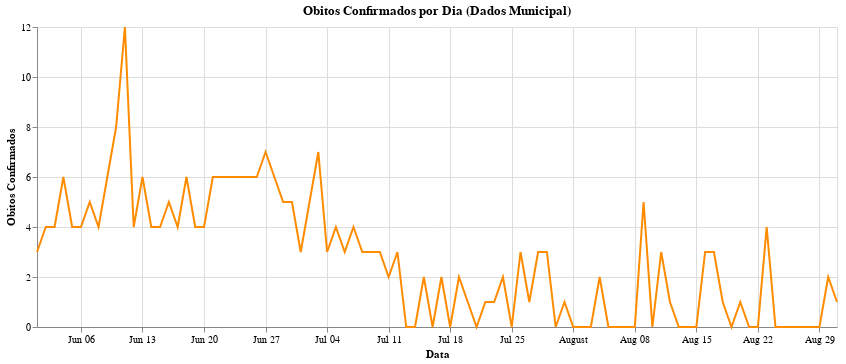

This figure's notebook cell:
### Code cell
graph_dm_obitosPorDia = alt.Chart(dm_obitosPorDia).mark_line().encode(
    alt.X('data:T', title='Data'),
    alt.Y('obitos_confirmados:Q', title='Obitos Confirmados'),
    color=alt.value('darkorange')
).properties(
    width=800,
    title='Obitos Confirmados por Dia (Dados Municipal)'
)

graph_dm_obitosPorDia

### Figure 1 — Vega-Lite specification as saved in the notebook (floating-point values rounded to 4 significant figures)
{"config": {"view": {"continuousWidth": 400, "continuousHeight": 300}}, "data": {"name": "data-86e69fd79068368654854438faa44432"}, "mark": "line", "encoding": {"color": {"value": "darkorange"}, "x": {"type": "temporal", "field": "data", "title": "Data"}, "y": {"type": "quantitative", "field": "obitos_confirmados", "title": "Obitos Confirmados"}}, "title": "Obitos Confirmados por Dia (Dados Municipal)", "width": 800, "$schema": "https://vega.github.io/schema/vega-lite/v4.8.1.json", "datasets": {"data-86e69fd79068368654854438faa44432": [{"data": "2021-06-01", "obitos_confirmados": 3, "media_movel": null}, {"data": "2021-06-02", "obitos_confirmados": 4, "media_movel": null}, {"data": "2021-06-03", "obitos_confirmados": 4, "media_movel": null}, {"data": "2021-06-04", "obitos_confirmados": 6, "media_movel": null}, {"data": "2021-06-05", "obitos_confirmados": 4, "media_movel": null}, {"data": "2021-06-06", "obitos_confirmados": 4, "media_movel": null}, {"data": "2021-06-07", "obitos_confirmados": 5, "media_movel": 4.286}, {"data": "2021-06-08", "obitos_confirmados": 4, "media_movel": 4.429}, {"data": "2021-06-09", "obitos_confirmados": 6, "media_movel": 4.714}, {"data": "2021-06-10", "obitos_confirmados": 8, "media_movel": 5.286}, {"data": "2021-06-11", "obitos_confirmados": 12, "media_movel": 6.143}, {"data": "2021-06-12", "obitos_confirmados": 4, "media_movel": 6.143}, {"data": "2021-06-13", "obitos_confirmados": 6, "media_movel": 6.429}, {"data": "2021-06-14", "obitos_confirmados": 4, "media_movel": 6.286}, {"data": "2021-06-15", "obitos_confirmados": 4, "media_movel": 6.286}, {"data": "2021-06-16", "obitos_confirmados": 5, "media_movel": 6.143}, {"data": "2021-06-17", "obitos_confirmados": 4, "media_movel": 5.571}, {"data": "2021-06-18", "obitos_confirmados": 6, "media_movel": 4.714}, {"data": "2021-06-19", "obitos_confirmados": 4, "media_movel": 4.714}, {"data": "2021-06-20", "obitos_confirmados": 4, "media_movel": 4.429}, {"data": "2021-06-21", "obitos_confirmados": 6, "media_movel": 4.714}, {"data": "2021-06-22", "obitos_confirmados": 6, "media_movel": 5.0}, {"data": "2021-06-23", "obitos_confirmados": 6, "media_movel": 5.143}, {"data": "2021-06-24", "obitos_confirmados": 6, "media_movel": 5.429}, {"data": "2021-06-25", "obitos_confirmados": 6, "media_movel": 5.429}, {"data": "2021-06-26", "obitos_confirmados": 6, "media_movel": 5.714}, {"data": "2021-06-27", "obitos_confirmados": 7, "media_movel": 6.143}, {"data": "2021-06-28", "obitos_confirmados": 6, "media_movel": 6.143}, {"data": "2021-06-29", "obitos_confirmados": 5, "media_movel": 6.0}, {"data": "2021-06-30", "obitos_confirmados": 5, "media_movel": 5.857}, {"data": "2021-07-01", "obitos_confirmados": 3, "media_movel": 5.429}, {"data": "2021-07-03", "obitos_confirmados": 7, "media_movel": 5.571}, {"data": "2021-07-04", "obitos_confirmados": 3, "media_movel": 5.143}, {"data": "2021-07-05", "obitos_confirmados": 4, "media_movel": 4.714}, {"data": "2021-07-06", "obitos_confirmados": 3, "media_movel": 4.286}, {"data": "2021-07-07", "obitos_confirmados": 4, "media_movel": 4.143}, {"data": "2021-07-08", "obitos_confirmados": 3, "media_movel": 3.857}, {"data": "2021-07-09", "obitos_confirmados": 3, "media_movel": 3.857}, {"data": "2021-07-10", "obitos_confirmados": 3, "media_movel": 3.286}, {"data": "2021-07-11", "obitos_confirmados": 2, "media_movel": 3.143}, {"data": "2021-07-12", "obitos_confirmados": 3, "media_movel": 3.0}, {"data": "2021-07-13", "obitos_confirmados": 0, "media_movel": 2.571}, {"data": "2021-07-14", "obitos_confirmados": 0, "media_movel": 2.0}, {"data": "2021-07-15", "obitos_confirmados": 2, "media_movel": 1.857}, {"data": "2021-07-16", "obitos_confirmados": 0, "media_movel": 1.429}, {"data": "2021-07-17", "obitos_confirmados": 2, "media_movel": 1.286}, {"data": "2021-07-18", "obitos_confirmados": 0, "media_movel": 1.0}, {"data": "2021-07-19", "obitos_confirmados": 2, "media_movel": 0.8571}, {"data": "2021-07-20", "obitos_confirmados": 1, "media_movel": 1.0}, {"data": "2021-07-21", "obitos_confirmados": 0, "media_movel": 1.0}, {"data": "2021-07-22", "obitos_confirmados": 1, "media_movel": 0.8571}, {"data": "2021-07-23", "obitos_confirmados": 1, "media_movel": 1.0}, {"data": "2021-07-24", "obitos_confirmados": 2, "media_movel": 1.0}, {"data": "2021-07-25", "obitos_confirmados": 0, "media_movel": 1.0}, {"data": "2021-07-26", "obitos_confirmados": 3, "media_movel": 1.143}, {"data": "2021-07-27", "obitos_confirmados": 1, "media_movel": 1.143}, {"data": "2021-07-28", "obitos_confirmados": 3, "media_movel": 1.571}, {"data": "2021-07-29", "obitos_confirmados": 3, "media_movel": 1.857}, {"data": "2021-07-30", "obitos_confirmados": 0, "media_movel": 1.714}, {"data": "2021-07-31", "obitos_confirmados": 1, "media_movel": 1.571}, {"data": "2021-08-01", "obitos_confirmados": 0, "media_movel": 1.571}, {"data": "2021-08-02", "obitos_confirmados": 0, "media_movel": 1.143}, {"data": "2021-08-03", "obitos_confirmados": 0, "media_movel": 1.0}, {"data": "2021-08-04", "obitos_confirmados": 2, "media_movel": 0.8571}, {"data": "2021-08-05", "obitos_confirmados": 0, "media_movel": 0.4286}, {"data": "2021-08-06", "obitos_confirmados": 0, "media_movel": 0.4286}, {"data": "2021-08-07", "obitos_confirmados": 0, "media_movel": 0.2857}, {"data": "2021-08-08", "obitos_confirmados": 0, "media_movel": 0.2857}, {"data": "2021-08-09", "obitos_confirmados": 5, "media_movel": 1.0}, {"data": "2021-08-10", "obitos_confirmados": 0, "media_movel": 1.0}, {"data": "2021-08-11", "obitos_confirmados": 3, "media_movel": 1.143}, {"data": "2021-08-12", "obitos_confirmados": 1, "media_movel": 1.286}, {"data": "2021-08-13", "obitos_confirmados": 0, "media_movel": 1.286}, {"data": "2021-08-14", "obitos_confirmados": 0, "media_movel": 1.286}, {"data": "2021-08-15", "obitos_confirmados": 0, "media_movel": 1.286}, {"data": "2021-08-16", "obitos_confirmados": 3, "media_movel": 1.0}, {"data": "2021-08-17", "obitos_confirmados": 3, "media_movel": 1.429}, {"data": "2021-08-18", "obitos_confirmados": 1, "media_movel": 1.143}, {"data": "2021-08-19", "obitos_confirmados": 0, "media_movel": 1.0}, {"data": "2021-08-20", "obitos_confirmados": 1, "media_movel": 1.143}, {"data": "2021-08-21", "obitos_confirmados": 0, "media_movel": 1.143}, {"data": "2021-08-22", "obitos_confirmados": 0, "media_movel": 1.143}, {"data": "2021-08-23", "obitos_confirmados": 4, "media_movel": 1.286}, {"data": "2021-08-24", "obitos_confirmados": 0, "media_movel": 0.8571}, {"data": "2021-08-25", "obitos_confirmados": 0, "media_movel": 0.7143}, {"data": "2021-08-26", "obitos_confirmados": 0, "media_movel": 0.7143}, {"data": "2021-08-27", "obitos_confirmados": 0, "media_movel": 0.5714}, {"data": "2021-08-28", "obitos_confirmados": 0, "media_movel": 0.5714}, {"data": "2021-08-29", "obitos_confirmados": 0, "media_movel": 0.5714}, {"data": "2021-08-30", "obitos_confirmados": 2, "media_movel": 0.2857}, {"data": "2021-08-31", "obitos_confirmados": 1, "media_movel": 0.4286}]}}
